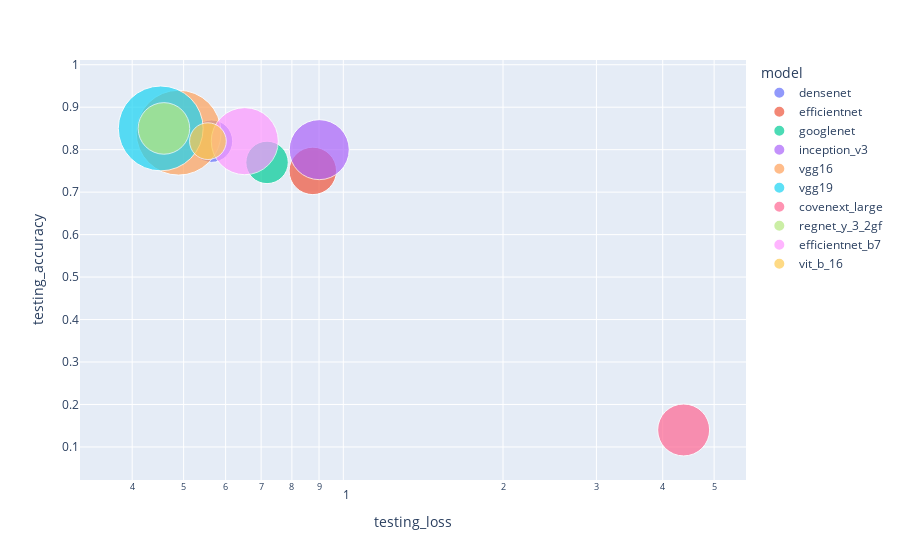

Notebook cell for this chart:
### Markdown cell above
### Compare Testing Accuracy of various models for dog breed classification

### Code cell
test_accuracy_comp_fig = px.scatter(models, x="testing_loss", y="testing_accuracy", 
                                    color="model", size='input_features', 
                                    hover_name="model", log_x=True, size_max=60)
test_accuracy_comp_fig.show()

### Figure 1 — Plotly figure (JSON) as saved in the notebook; plotly's stock layout.template omitted (floating-point values rounded to 4 significant figures)
{"data": [{"hovertemplate": "<b>%{hovertext}</b><br><br>model=densenet<br>testing_loss=%{x}<br>testing_accuracy=%{y}<br>input_features=%{marker.size}<extra></extra>", "hovertext": ["densenet"], "legendgroup": "densenet", "marker": {"color": "#636efa", "size": [1024], "sizemode": "area", "sizeref": 1.138, "symbol": "circle"}, "mode": "markers", "name": "densenet", "orientation": "v", "showlegend": true, "type": "scatter", "x": [0.5643], "xaxis": "x", "y": [0.82], "yaxis": "y"}, {"hovertemplate": "<b>%{hovertext}</b><br><br>model=efficientnet<br>testing_loss=%{x}<br>testing_accuracy=%{y}<br>input_features=%{marker.size}<extra></extra>", "hovertext": ["efficientnet"], "legendgroup": "efficientnet", "marker": {"color": "#EF553B", "size": [1280], "sizemode": "area", "sizeref": 1.138, "symbol": "circle"}, "mode": "markers", "name": "efficientnet", "orientation": "v", "showlegend": true, "type": "scatter", "x": [0.876], "xaxis": "x", "y": [0.75], "yaxis": "y"}, {"hovertemplate": "<b>%{hovertext}</b><br><br>model=googlenet<br>testing_loss=%{x}<br>testing_accuracy=%{y}<br>input_features=%{marker.size}<extra></extra>", "hovertext": ["googlenet"], "legendgroup": "googlenet", "marker": {"color": "#00cc96", "size": [1024], "sizemode": "area", "sizeref": 1.138, "symbol": "circle"}, "mode": "markers", "name": "googlenet", "orientation": "v", "showlegend": true, "type": "scatter", "x": [0.7183], "xaxis": "x", "y": [0.77], "yaxis": "y"}, {"hovertemplate": "<b>%{hovertext}</b><br><br>model=inception_v3<br>testing_loss=%{x}<br>testing_accuracy=%{y}<br>input_features=%{marker.size}<extra></extra>", "hovertext": ["inception_v3"], "legendgroup": "inception_v3", "marker": {"color": "#ab63fa", "size": [2048], "sizemode": "area", "sizeref": 1.138, "symbol": "circle"}, "mode": "markers", "name": "inception_v3", "orientation": "v", "showlegend": true, "type": "scatter", "x": [0.9008], "xaxis": "x", "y": [0.8], "yaxis": "y"}, {"hovertemplate": "<b>%{hovertext}</b><br><br>model=vgg16<br>testing_loss=%{x}<br>testing_accuracy=%{y}<br>input_features=%{marker.size}<extra></extra>", "hovertext": ["vgg16"], "legendgroup": "vgg16", "marker": {"color": "#FFA15A", "size": [4096], "sizemode": "area", "sizeref": 1.138, "symbol": "circle"}, "mode": "markers", "name": "vgg16", "orientation": "v", "showlegend": true, "type": "scatter", "x": [0.4893], "xaxis": "x", "y": [0.84], "yaxis": "y"}, {"hovertemplate": "<b>%{hovertext}</b><br><br>model=vgg19<br>testing_loss=%{x}<br>testing_accuracy=%{y}<br>input_features=%{marker.size}<extra></extra>", "hovertext": ["vgg19"], "legendgroup": "vgg19", "marker": {"color": "#19d3f3", "size": [4096], "sizemode": "area", "sizeref": 1.138, "symbol": "circle"}, "mode": "markers", "name": "vgg19", "orientation": "v", "showlegend": true, "type": "scatter", "x": [0.4527], "xaxis": "x", "y": [0.85], "yaxis": "y"}, {"hovertemplate": "<b>%{hovertext}</b><br><br>model=covenext_large<br>testing_loss=%{x}<br>testing_accuracy=%{y}<br>input_features=%{marker.size}<extra></extra>", "hovertext": ["covenext_large"], "legendgroup": "covenext_large", "marker": {"color": "#FF6692", "size": [1536], "sizemode": "area", "sizeref": 1.138, "symbol": "circle"}, "mode": "markers", "name": "covenext_large", "orientation": "v", "showlegend": true, "type": "scatter", "x": [4.381], "xaxis": "x", "y": [0.14], "yaxis": "y"}, {"hovertemplate": "<b>%{hovertext}</b><br><br>model=regnet_y_3_2gf<br>testing_loss=%{x}<br>testing_accuracy=%{y}<br>input_features=%{marker.size}<extra></extra>", "hovertext": ["regnet_y_3_2gf"], "legendgroup": "regnet_y_3_2gf", "marker": {"color": "#B6E880", "size": [1512], "sizemode": "area", "sizeref": 1.138, "symbol": "circle"}, "mode": "markers", "name": "regnet_y_3_2gf", "orientation": "v", "showlegend": true, "type": "scatter", "x": [0.4591], "xaxis": "x", "y": [0.85], "yaxis": "y"}, {"hovertemplate": "<b>%{hovertext}</b><br><br>model=efficientnet_b7<br>testing_loss=%{x}<br>testing_accuracy=%{y}<br>input_features=%{marker.size}<extra></extra>", "hovertext": ["efficientnet_b7"], "legendgroup": "efficientnet_b7", "marker": {"color": "#FF97FF", "size": [2560], "sizemode": "area", "sizeref": 1.138, "symbol": "circle"}, "mode": "markers", "name": "efficientnet_b7", "orientation": "v", "showlegend": true, "type": "scatter", "x": [0.652], "xaxis": "x", "y": [0.82], "yaxis": "y"}, {"hovertemplate": "<b>%{hovertext}</b><br><br>model=vit_b_16<br>testing_loss=%{x}<br>testing_accuracy=%{y}<br>input_features=%{marker.size}<extra></extra>", "hovertext": ["vit_b_16"], "legendgroup": "vit_b_16", "marker": {"color": "#FECB52", "size": [768], "sizemode": "area", "sizeref": 1.138, "symbol": "circle"}, "mode": "markers", "name": "vit_b_16", "orientation": "v", "showlegend": true, "type": "scatter", "x": [0.5556], "xaxis": "x", "y": [0.82], "yaxis": "y"}], "layout": {"legend": {"itemsizing": "constant", "title": {"text": "model"}, "tracegroupgap": 0}, "margin": {"t": 60}, "xaxis": {"anchor": "y", "domain": [0, 1], "title": {"text": "testing_loss"}, "type": "log"}, "yaxis": {"anchor": "x", "domain": [0, 1], "title": {"text": "testing_accuracy"}}}}
